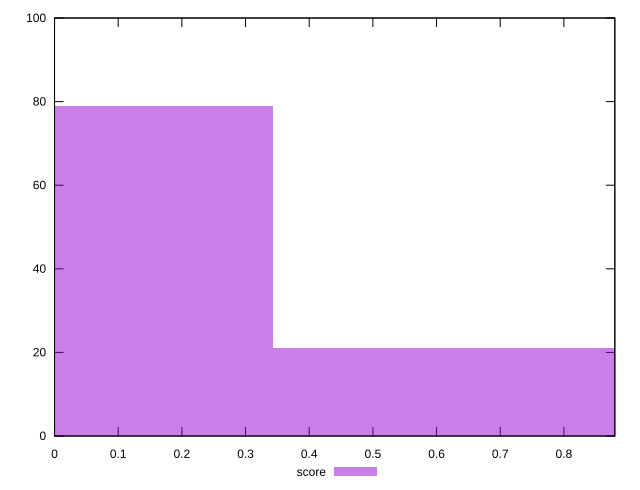

This chart was generated by the following gnuplot code:
reset

$score <<EOF
0 79
0.6853762949198751 21
EOF

set key outside below
set boxwidth 0.6853762949198751
set xrange [0:0.88]
set yrange [0:100]
set trange [0:100]
set style fill transparent solid 0.5 noborder
set terminal svg size 640, 490 enhanced background rgb 'white'
set output "reports/report_00027_2021-02-24T12-40-31.850Z/uses-text-compression/samples/agenda/score/histogram.svg"

plot $score title "score" with boxes

reset
